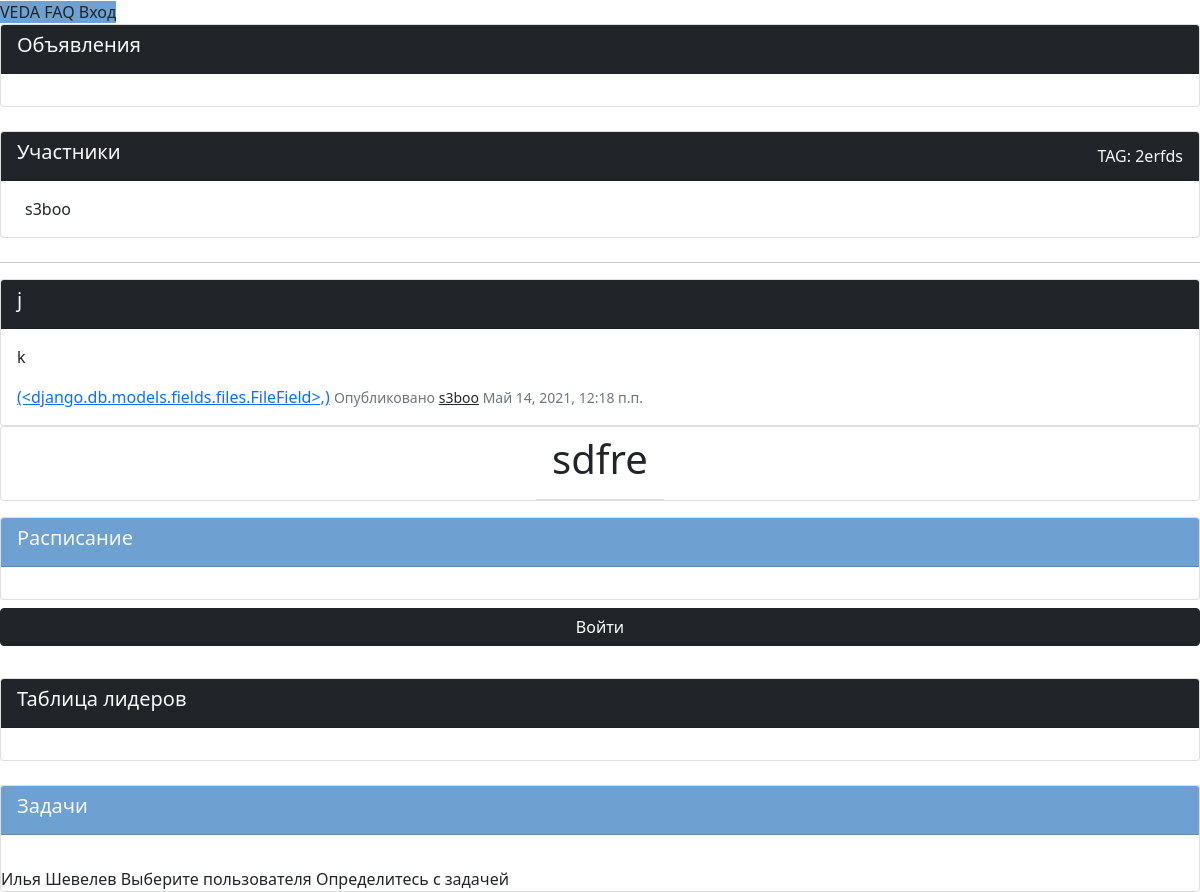
The app's page /group/15, older data.
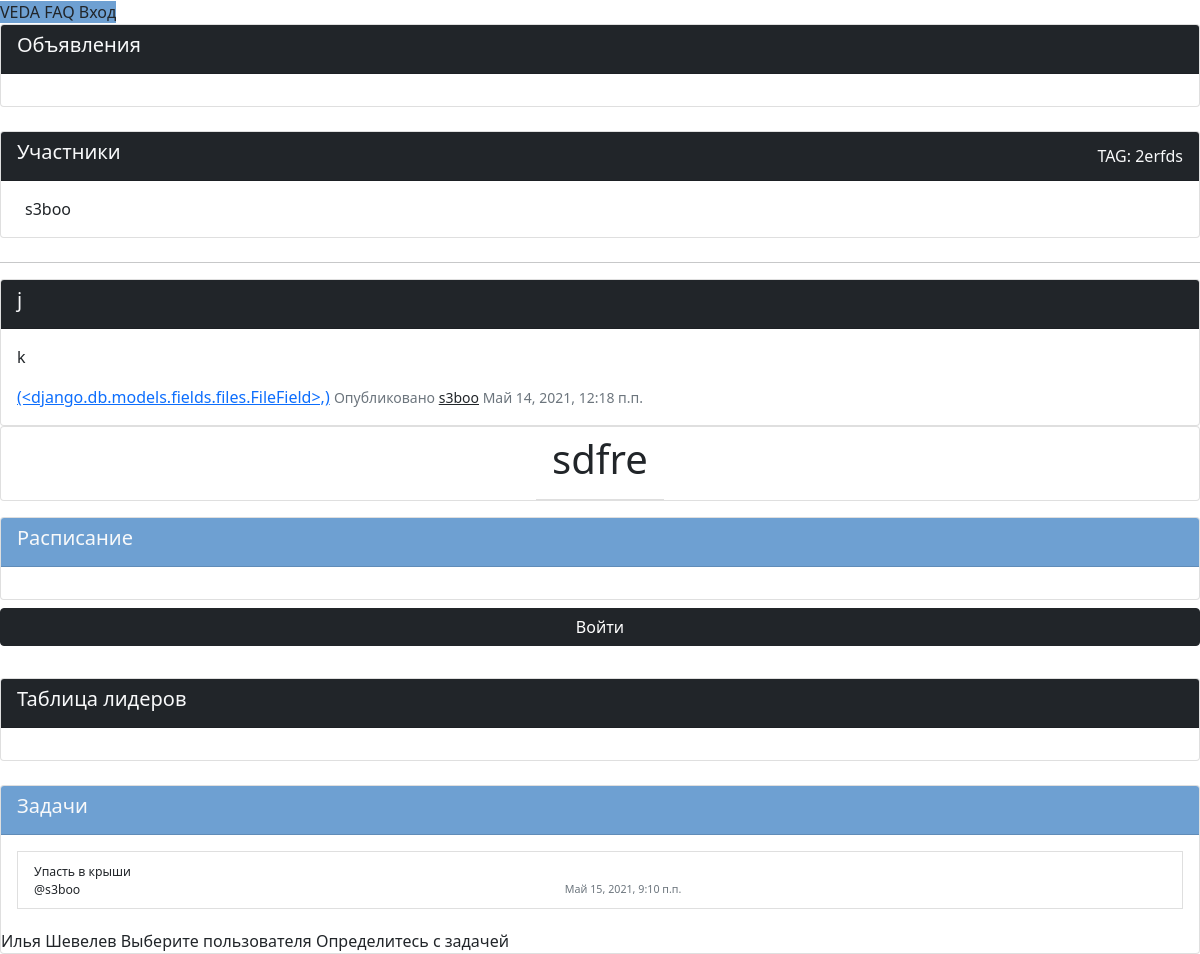
The same page, newer data.
### VEDA_application/models.py (models this page shows, shortened)
class Client(models.Model):
    user = models.OneToOneField(
        User,
        on_delete=models.CASCADE,
    )   # Связь один-к-одному с пользователем
    father = models.ForeignKey(
        Parent,
        on_delete=models.SET_NULL,
        null=True,
        related_name='father'
    ) # Связь с родителем внешним ключем
    mother =  models.ForeignKey(
        Parent,
        on_delete=models.SET_NULL,
        null=True,
        related_name='mother'
    ) # Связь с родителем внешним ключом
    status = models.CharField(max_length=100)             # Поле статуса (отображается в профиле пользователя)
    hobbies = models.CharField(max_length=100)            # Поле хобби (используется куратором и отображается в профиле)
    day_of_birthday = models.DateField(null=True)         # Поле дня рождения (используется куратором и отображается в профиле)
    adress = models.CharField(max_length=50)              # Поле адреса (используется только куратором и не виден в профиле)
    vk = models.TextField(blank=True)
    instagram = models.TextField(blank=True)
    gender = models.CharField(choices=(
        ('M', 'Male'),
        ('F', 'Female'),
        ('O', 'Other')
    ), max_length=50, null=True)                          # Пол пользователя в формате первой буквы
    userpic = models.ImageField(upload_to='userpics', null=True, default="default.png")    # Аватар пользователя
    def __str__(self):
            return self.user.username

class Group_post(models.Model):
    group = models.ForeignKey(
        Group,
        on_delete=models.CASCADE
    ) # Группа-автор
    author = models.ForeignKey(
        Client,
        on_delete=models.SET_NULL,
        null=True
    ) # Автор поста, может отсутствовать
    article = models.CharField(max_length=50)                   # Заголовок поста
    text = models.TextField()                                   # Сообщение поста, неограниченное количество знаков
    date_of_create = models.DateTimeField(auto_now_add=True)    # Дата и время публикации поста
    file = models.FileField(null=True, upload_to='files'),      # Файл приложение к посту
    class Meta():
        ordering = ['-date_of_create']

class Task(models.Model):
    group = models.ForeignKey(
        Group,
        on_delete=models.CASCADE,
    ) # Группа с задачами
    receiver = models.ForeignKey(
        Client,
        on_delete=models.SET_NULL,
        null=True
    ) # Ответственный за задачу, может отсутствовать
    content = models.CharField(max_length=100)                      # Содержание задачи
    date_of_create = models.DateTimeField(auto_now_add=True)        # Дата открытия задачи
    date_of_completion = models.DateTimeField(null=True)                     # Дата срока для завершения
    status = models.IntegerField(choices=(
        (0, 'Ждет выполнения'),
        (1, 'Сделано')
    ))
    """ Статус выполнения задачи, где:
        0. Не выполнена
        1. Выполнена
    """
    class Meta:
        ordering = ['-id']

### VEDA_application/views.py (the view)
# urls.py: re_path('^group/(?P<pk>\S+)$', views.group, name="group"),       # страница конкретной группы, доступ по ключу
def group(request, pk):
    if request.method == "GET":
        group = get_object_or_404(models.Group, pk=pk)
        return render(request, 'group.html', context={
            'group': group,
            'listeners': group.listeners.all(),
            'moderators': group.moderators.all(),
            'notices': models.Notice.objects.filter(group__id=group.id),
            'tasks': models.Task.objects.filter(group__id=group.id),
            'posts': models.Group_post.objects.filter(group__id=group.id),
            'sheet': models.Lesson.objects.filter(group__id=group.id),
            'disciplines': models.Discipline.objects.filter(group__id=group.id),
            'days': range(1, 32),
            'notes': Note.objects.filter(group__id=group.id)
        })

### VEDA_application/templates/group.html (shortened to what the changed rows need)
{% extends 'main_template.html' %}
{% load static %}
{% block application %}
  <b-container id="group" class="mt-5">
    <b-row class="flex-column flex-lg-row">
      <b-col cols=12 lg=8>
        <div class="card card-outline-secondary m-0 {% if group.hNotices %} mt-4 {% else %} mt-0 {% endif %}">
          <div class="card-body">
            <div class="d-flex">
              {% for moderator in moderators %}
                <div id="popover-target-{{ moderator.id }}" class="d-flex flex-column mx-2">
                  {{  moderator.user.username }}
                </div>
              {% endfor %}
            </div>
          </div>
        </div>
        <div class="mt-4">
          {% for post in posts %}
            <hr>
            <div class="card card-outline-secondary mt-2">
              <div class="card-header bg-dark text-light">
                <h5>{{ post.article }}</h5>
              </div>
              <div class="card-body">
                <p>{{ post.text }}</p>
                <a href="{{ post.file.url }}"> {{ post.file}}</a>
                <small class="text-muted">Опубликовано <a class="text-dark" href="{% url 'profile' post.author.id %}">{{ post.author }}</a>  {{ post.date_of_create }}</small>
              </div>
            </div>
          {% endfor %}
        </div>
      </b-col>
      <b-col cols=4>
        <div class="card card-outline-secondary m-0 mb-3 no-body d-flex justify-content-center align-items-center">
          <div class="card-header text-dark bg-white">
            <h1>{{ group.name }}</h1>
          </div>
        </div>
        {% if group.hTasks %}
          <div class="card card-outline-secondary m-0 mt-4">
            <div class="card-body">
              <div class="list-group list-group-flush">
                {% for task in tasks %}
                  <b-form
                    method="POST"
                    action="{% url 'update_task' task.id %}">
                    <b-button variant="link" type="submit" class="small mb-1 list-group-item list-group-item-action">
                      <small>
                        {{ task.content }}
                      </small>
                      <br>
                      <small class="d-flex justify-content-between">
                        <span>@{{ task.receiver.user.username }} </span>
                        <span class="text-secondary small">{{ task.date_of_completion }}</span>
                      </small>
                    </b-button>
                  </b-form>
                {% endfor %}
              </div>
            </div>
            <b-modal
              id="taskModal"
              v-model="taskModalShow"
              title="Новая задача"
              @show="resetTaskModal"
              @reset="resetTaskModal"
              @ok="taskSubmit">
              <b-form
                id="taskForm"
                method="POST"
                action="{% url 'add_task' group.id %}">
                <b-form-input-group>
                  <b-form-select
                  v-model="taskForm.user"
                  size="lg"
                  class="mt-2 w-100"
                  :state="validateUser">
                    {% for user in moderators %}
                      <b-form-select-option value="{{ user.id }}">{{ user.user.first_name }} {{ user.user.last_name }}</b-form-select-option>
                    {% endfor %}
                  </b-form-select>
                </b-form-input-group>
              </b-form>
            </b-modal>
          </div>
        {% endif %}
      </b-col>
    </b-row>
  </b-container>
{% endblock application %}

Row changes from the older to the newer data that the page shows:
added Task: content "Упасть в крыши", receiver.user.username "s3boo", date_of_completion "Май 15, 2021, 9:10 п.п."
